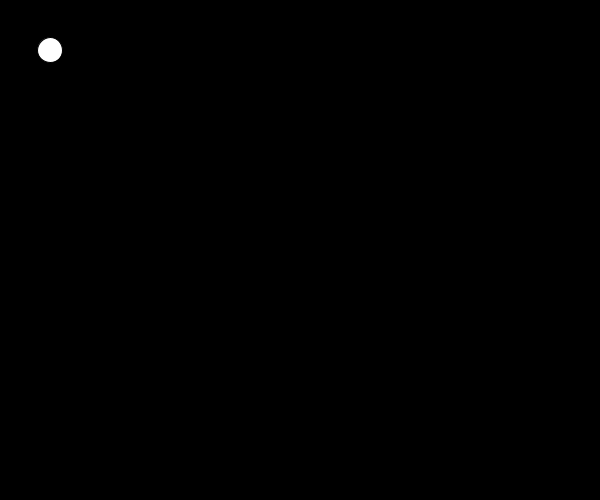
Frame 1 (no input)
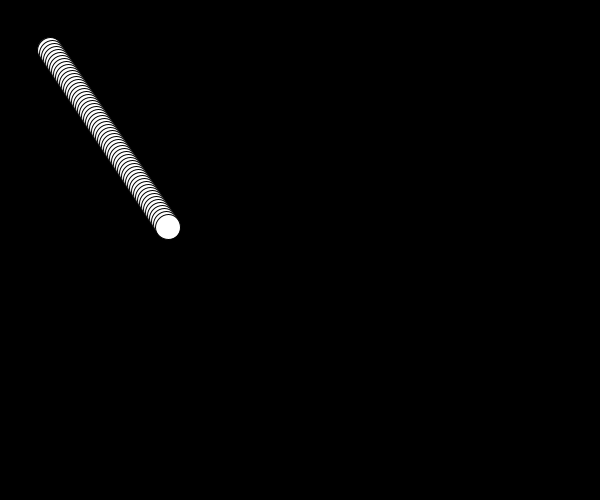
Frame 60 (the mouse pressed at the canvas centre just before this capture)
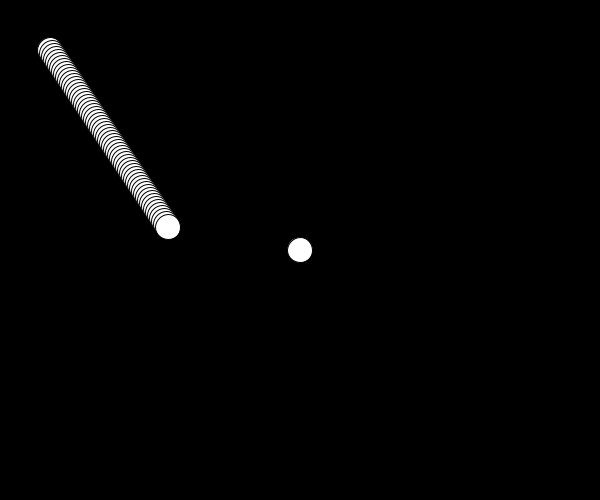
Frame 120 (the mouse held since frame 60 and released just before this capture)

The Processing sketch that drew these frames (run headless with seeded random() and noise(); from frame 60 on, the mouse is pressed at the canvas centre):

// Processing sketch: processing_105735
// ── processing_105735.pde

void setup() {
  size(600, 500);  
  background(0);
  frameRate(60);
}

int dx = 2;
int dy = 3;

int x = 50;
int y = 50;

void draw() {

  if (mousePressed) {
    x= mouseX;
    y= mouseY; //when mouse is pressed, the ball resets to position of mouse
  }
  fill(255);
  ellipse(x, y, 25, 25);

  x = x + dx;
  y = y + dy;

  if ( x< 0 || x > 475) {
    dx = -1 * dx;
  }

  if ( y < 0 || y > 475) {
    dy = -1 * dy;
  }
}
